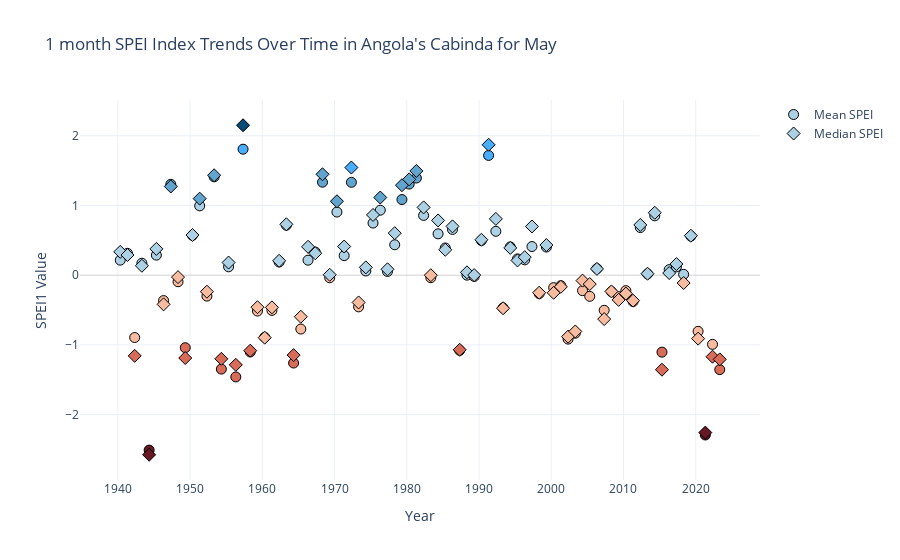

The notebook cell saved with this chart:
### Code cell
uti.create_scatterplot(stat_values, timescales, selected)
